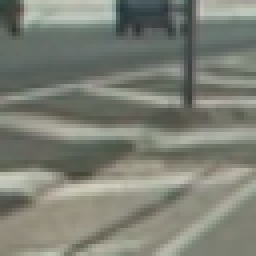
#> input picture non-vehicles/GTI/image1005.png, 64 x 64 px (shown 4 times larger)
$ jupyter execute --allow-errors 'Scatter Plots.ipynb'   (shell and % lines are left out)
#> lines starting #> are read from the running program, lines starting #| are printed output that depends on the picture
[cell 1]
import matplotlib.pyplot as plt
from mpl_toolkits.mplot3d import Axes3D
from sklearn import datasets
from sklearn.decomposition import PCA

[cell 2]
import os
import re
import timeit

import numpy as np
import cv2

from sklearn.svm import SVC
from sklearn.preprocessing import StandardScaler
from sklearn.model_selection import train_test_split
from sklearn.metrics import accuracy_score

class VehicleClassifier(object):

    def __init__(self):
        self.clf = SVC(verbose=True)

    def _os_walk(self, _dir):
        matches = []

        img_re = re.compile(r'.+\.(jpg|png|jpeg|tif|tiff)$', re.IGNORECASE)

        for root, dirnames, filenames in os.walk(_dir):
            matches.extend(os.path.join(root, name) for name in filenames if img_re.match(name))

        return matches

    def load_non_vehicle_images(self):
        return self._os_walk("./non-vehicles")[:10]

    def load_vehicle_images(self):
        return self._os_walk("./vehicles")[:10]

    def bin_spatial_features(self, img, size):
        # Use cv2.resize().ravel() to create the feature vector
        features = img.ravel()

        # Return the feature vector
        return features

    def color_hist_features(self, img, nbins=32, bins_range=(0, 256)):

        # Compute the histogram of the color channels separately
        channel1_hist = np.histogram(img[:,:,0], bins=nbins, range=bins_range)

        channel2_hist = np.histogram(img[:,:,1], bins=nbins, range=bins_range)

        channel3_hist = np.histogram(img[:,:,2], bins=nbins, range=bins_range)

        # Concatenate the histograms into a single feature vector
        hist_features = np.concatenate((channel1_hist[0], channel2_hist[0], channel3_hist[0]))

        # Return the individual histograms, bin_centers and feature vector
        return hist_features


    def hog_features(self, img, blockSize=(16, 16), blockStride=(8,8),
                            cellSize=(8,8), winSize=(64, 64), nbins=9,
                            derivAperture=1, winSigma=4., histogramNormType=0,
                            L2HysThreshold=2.0000000000000001e-01,
                            gammaCorrection=0, nlevels=64, winStride=(8,8),
                            padding=(8,8), locations=((10,20),),
                            orient=9, pix_per_cell=8, cell_per_block=2):

#         hog = cv2.HOGDescriptor(winSize, blockSize, blockStride, cellSize, nbins,
#                                     derivAperture, winSigma, histogramNormType,
#                                     L2HysThreshold, gammaCorrection, nlevels)

        img_shape = img.shape

        cell_size = (pix_per_cell, pix_per_cell)  # h x w in pixels

        block_size = (cell_per_block, cell_per_block)  # h x w in cells

        nbins = orient  # number of orientation bins

        hog = cv2.HOGDescriptor(_winSize=(img_shape[1] // cell_size[1] * cell_size[1],
                                          img_shape[0] // cell_size[0] * cell_size[0]),
                                _blockSize=(block_size[1] * cell_size[1],
                                            block_size[0] * cell_size[0]),
                                _blockStride=(cell_size[1], cell_size[0]),
                                _cellSize=(cell_size[1], cell_size[0]),
                                _nbins=nbins)

        #compute(img[, winStride[, padding[, locations]]]) -> descriptors
#         t = hog.compute(img, winStride, padding, locations)[:,0]
#         print(t.shape)
#         return hog.compute(img, winStride, padding, locations)[:,0]
        return hog.compute(img)[:,0]

    def extract_features(self, images, cls, cspace='RGB', spatial_size=(32, 32),
                        hist_bins=32, hist_range=(0, 256)):

        # Create a list to append feature vectors to
        features = []

        # Iterate through the list of images
        for file in images:
            # Read in each one by one
            image = cv2.imread(file)

            # apply color conversion if other than 'RGB'
            if cspace != 'RGB':
                if cspace == 'HSV':
                    feature_image = cv2.cvtColor(image, cv2.COLOR_BGR2HSV)
                elif cspace == 'LUV':
                    feature_image = cv2.cvtColor(image, cv2.COLOR_BGR2LUV)
                elif cspace == 'HLS':
                    feature_image = cv2.cvtColor(image, cv2.COLOR_BGR2HLS)
                elif cspace == 'YUV':
                    feature_image = cv2.cvtColor(image, cv2.COLOR_BGR2YUV)

            else: feature_image = np.copy(image)

            # Apply bin_spatial() to get spatial color features
            spatial_features = self.bin_spatial_features(feature_image, spatial_size)

            # Apply color_hist() also with a color space option now
            hist_features = self.color_hist_features(feature_image, nbins=hist_bins, bins_range=hist_range)

            # Apply hog_features() also to get shape related featuers
            hog_features = self.hog_features(feature_image)

            # Append the new feature vector to the features list
            features.append(np.concatenate((spatial_features, hist_features, hog_features)))
#             features.append(spatial_features)


        # Return list of feature vectors and equal length labels
        return (features, [cls] * len(features))


    def load_data(self):
        def shuffle(x, y):
            perm = np.arange(len(x))
            np.random.shuffle(perm)
            x = x[perm]
            y = y[perm]

            return (x, y)

        print("loading vehicle images")

        vehicle_images = self.load_vehicle_images()

        print("load non-vehicle images")

        non_vehicle_images = self.load_non_vehicle_images()

        print("extract vehicle features")

        vehicle_features, y_vehicles = self.extract_features(vehicle_images, 1)

        print("extract non-vehicle features")

        n_vehicle_features, y_n_vehicles = self.extract_features(non_vehicle_images, 0)
#> call 2 of extract_features, with cspace = 'RGB', spatial_size = (32, 32), hist_bins = 32, hist_range = (0, 256)
#> in extract_features, image is the input picture: shape (64, 64, 3); mean B, G, R 117.6, 128.2, 125.2
#> in bin_spatial_features, `features = img.ravel()`: features = 12288 values, max 208 at index 8903, min 37 at index 476, mean 123.7
#> in extract_features (call 2), `spatial_features = self.bin_spatial_features(feature_image, spatial_si..`: spatial_features has the same summary as features in bin_spatial_features
#> in color_hist_features, `hist_features = np.concatenate((channel1_hist[0], channel2_hist[0], ch..`: hist_features = 96 values, max 572 at index 76, min 0 at index 0, mean 128

        assert len(vehicle_features) == len(y_vehicles), 'vehicle features and labels are imbalanced'

        assert len(n_vehicle_features) == len(y_n_vehicles), 'non vehicle features and labels are imbalanced'

        count = min(len(vehicle_features), len(n_vehicle_features))

        vehicle_features = vehicle_features[:count]

        n_vehicle_features = n_vehicle_features[:count]

        y_vehicles = y_vehicles[:count]

        y_n_vehicles = y_n_vehicles[:count]

        x = np.vstack((vehicle_features, n_vehicle_features)).astype(np.float64)

        x = x.reshape((x.shape[0], -1), order='F')

        y = np.concatenate((y_vehicles, y_n_vehicles))

        print("normalize features")

        x_scaler = StandardScaler().fit(x)

        scaled_x = x_scaler.transform(x)

        print("shuffle data")

        X, Y = shuffle(scaled_x, y)

        print("train / test split")

#         X_train, X_test, y_train, y_test = train_test_split(X, y, test_size=0.33, random_state=42)

#         return (vehicle_features, n_vehicle_features, y_train, y_test)

        return vehicle_features, n_vehicle_features

    def calc_accuracy(self, y_true, y_pred):
        return accuracy_score(y_true, y_pred)

def main():
    vc = VehicleClassifier()

    x, y = vc.load_data()

    return x, y

#> (a cell that did not finish here is left out)

#> (a cell that did not finish here is left out)

[cell 5]
vc = VehicleClassifier()

print("loading vehicle images")

vehicle_images = vc.load_vehicle_images()[:1]

print("load non-vehicle images")

non_vehicle_images = vc.load_non_vehicle_images()[:1]

vbins = []
for img in vehicle_images:
    image = cv2.imread(img)
    image = cv2.resize(image, (32, 32))
    vbins.append(vc.bin_spatial_features(image, None))

nvbins = []
for img in non_vehicle_images:
    image = cv2.imread(img)
    image = cv2.resize(image, (32, 32))
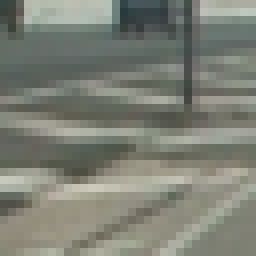
#> image: shape (32, 32, 3) (shown 8 times larger); mean B, G, R 117.7, 128.3, 125.3
    nvbins.append(vc.bin_spatial_features(image, None))

[cell 6]
vc = VehicleClassifier()

print("loading vehicle images")

vehicle_images = vc.load_vehicle_images()[:10]

print("load non-vehicle images")

non_vehicle_images = vc.load_non_vehicle_images()[:10]

vbins = []
for img in vehicle_images:
    image = cv2.imread(img)
#     image = cv2.resize(image, (32, 32))
    vbins.append(vc.hog_features(image))

nvbins = []
#> (the rest of this cell did not finish here and is left out)


[cell 7]
# Plot the training points
plt.scatter(vbins, nvbins, cmap=plt.cm.Paired)
plt.xlabel('Vehicles')
plt.ylabel('Non-Vehicles')

plt.xticks(())
plt.yticks(())
plt.show()
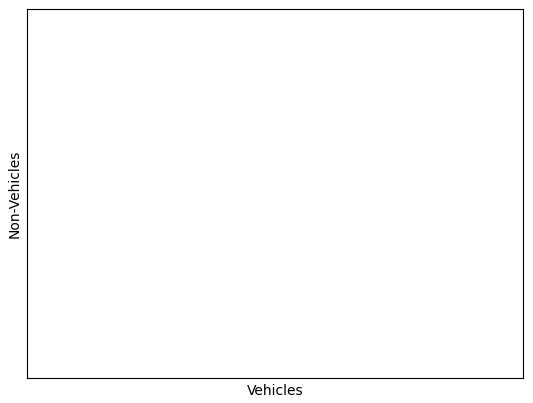
#> figure drawn by matplotlib, 1 panel

#> (a cell that did not finish here is left out)
